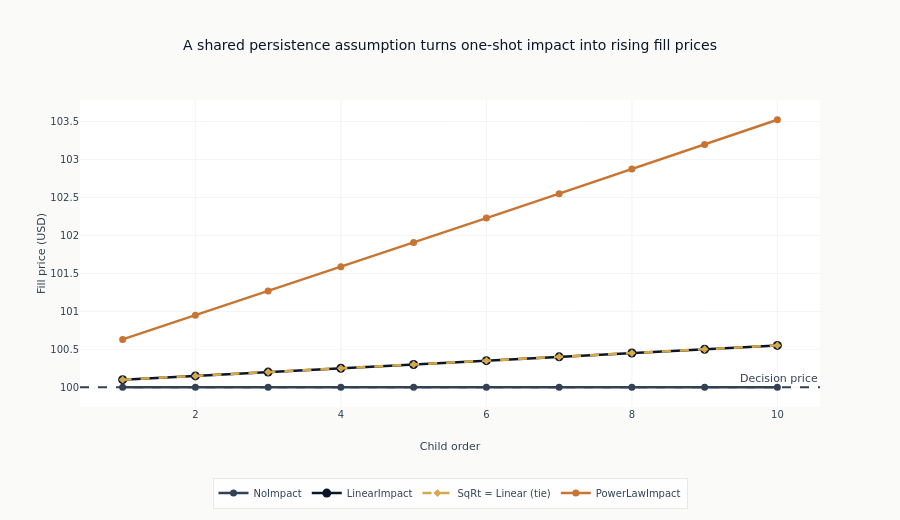

Here is the notebook cell this chart was saved with:
### Markdown cell above
**Finding**: The sequence summary holds the parent order, child schedule, and assumed persistence
fixed. Differences therefore come from the illustrative model parameterizations, not from the
library maintaining cumulative state.

### Code cell
# Visualize execution paths
fig = go.Figure()
sequence_colors = {
    "NoImpact": COLORS["neutral"],
    "LinearImpact": COLORS["blue"],
    "SquareRootImpact": COLORS["amber"],
    "PowerLawImpact": COLORS["copper"],
}
sequence_dashes = {
    "NoImpact": "solid",
    "LinearImpact": "solid",
    "SquareRootImpact": "dash",
    "PowerLawImpact": "solid",
}
sequence_markers = {
    "NoImpact": (7, "circle"),
    "LinearImpact": (9, "circle"),
    "SquareRootImpact": (6, "diamond"),
    "PowerLawImpact": (7, "circle"),
}
linear_path = results_df.filter(pl.col("model") == "LinearImpact")["fill_price"]
square_root_path = results_df.filter(pl.col("model") == "SquareRootImpact")["fill_price"]
if not np.allclose(linear_path.to_numpy(), square_root_path.to_numpy()):
    raise AssertionError("Displayed parameters should make the two sequence paths tie exactly.")
for model_name in simulation_models:
    model_data = results_df.filter(pl.col("model") == model_name)
    marker_size, marker_symbol = sequence_markers[model_name]
    label = "SqRt = Linear (tie)" if model_name == "SquareRootImpact" else model_name
    fig.add_scatter(
        x=model_data["order"].to_list(),
        y=model_data["fill_price"].to_list(),
        mode="lines+markers",
        name=label,
        line=dict(width=2.5, color=sequence_colors[model_name], dash=sequence_dashes[model_name]),
        marker=dict(size=marker_size, symbol=marker_symbol),
    )

fig.add_hline(
    y=price,
    line_dash="dash",
    line_color=COLORS["neutral"],
    annotation_text="Decision price",
)

fig.update_layout(
    title="A shared persistence assumption turns one-shot impact into rising fill prices",
    xaxis_title="Child order",
    yaxis_title="Fill price (USD)",
    height=520,
    legend=dict(orientation="h", y=-0.23, x=0.5, xanchor="center"),
    margin=dict(b=105),
)
fig.show()

### Figure 1 — Plotly figure (JSON) as saved in the notebook; plotly's stock layout.template omitted (floating-point values rounded to 4 significant figures)
{"data": [{"line": {"color": "#334155", "dash": "solid", "width": 2.5}, "marker": {"size": 7, "symbol": "circle"}, "mode": "lines+markers", "name": "NoImpact", "type": "scatter", "x": [1, 2, 3, 4, 5, 6, 7, 8, 9, 10], "y": [100.0, 100.0, 100.0, 100.0, 100.0, 100.0, 100.0, 100.0, 100.0, 100.0]}, {"line": {"color": "#0a1628", "dash": "solid", "width": 2.5}, "marker": {"size": 9, "symbol": "circle"}, "mode": "lines+markers", "name": "LinearImpact", "type": "scatter", "x": [1, 2, 3, 4, 5, 6, 7, 8, 9, 10], "y": [100.1, 100.2, 100.2, 100.3, 100.3, 100.4, 100.4, 100.5, 100.5, 100.6]}, {"line": {"color": "#D4A84B", "dash": "dash", "width": 2.5}, "marker": {"size": 6, "symbol": "diamond"}, "mode": "lines+markers", "name": "SqRt = Linear (tie)", "type": "scatter", "x": [1, 2, 3, 4, 5, 6, 7, 8, 9, 10], "y": [100.1, 100.2, 100.2, 100.3, 100.3, 100.4, 100.4, 100.5, 100.5, 100.6]}, {"line": {"color": "#C87533", "dash": "solid", "width": 2.5}, "marker": {"size": 7, "symbol": "circle"}, "mode": "lines+markers", "name": "PowerLawImpact", "type": "scatter", "x": [1, 2, 3, 4, 5, 6, 7, 8, 9, 10], "y": [100.6, 100.9, 101.3, 101.6, 101.9, 102.2, 102.6, 102.9, 103.2, 103.5]}], "layout": {"annotations": [{"showarrow": false, "text": "Decision price", "x": 1, "xanchor": "right", "xref": "x domain", "y": 100.0, "yanchor": "bottom", "yref": "y"}], "height": 520, "legend": {"orientation": "h", "x": 0.5, "xanchor": "center", "y": -0.23}, "margin": {"b": 105}, "shapes": [{"line": {"color": "#334155", "dash": "dash"}, "type": "line", "x0": 0, "x1": 1, "xref": "x domain", "y0": 100.0, "y1": 100.0, "yref": "y"}], "title": {"text": "A shared persistence assumption turns one-shot impact into rising fill prices"}, "xaxis": {"title": {"text": "Child order"}}, "yaxis": {"title": {"text": "Fill price (USD)"}}}}
